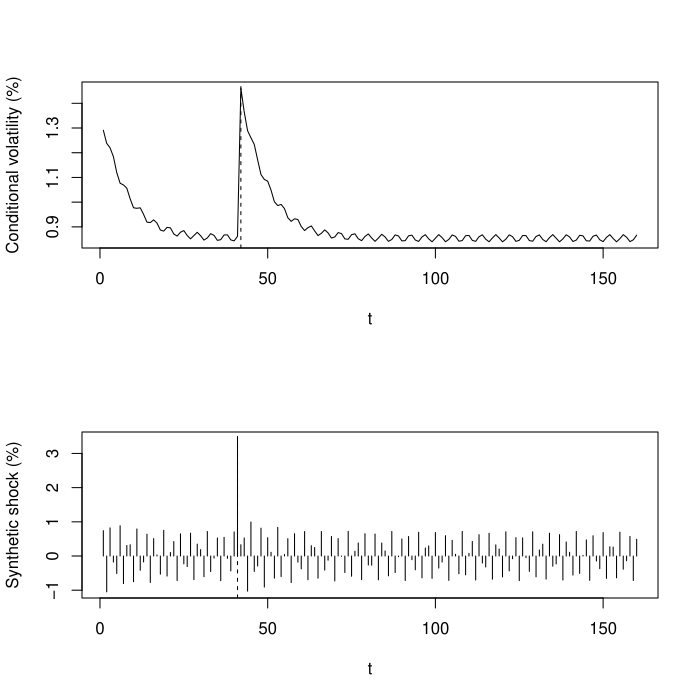

Reproduce this figure in R.
# 固定合成冲击；无估计、无需包
omega <- 0.00001
alpha <- 0.12
beta <- 0.82
shock <- 4
stopifnot(omega>0,alpha>=0,beta>=0,alpha+beta<1)
n <- 160
z <- sin(seq_len(n)*2.4)*0.85
z[41] <- shock
h <- epsilon <- numeric(n)
h[1] <- omega/(1-alpha-beta)
epsilon[1] <- sqrt(h[1])*z[1]
for(t in 2:n) {
  h[t] <- omega+alpha*epsilon[t-1]^2+beta*h[t-1]
  epsilon[t] <- sqrt(h[t])*z[t]
}
print(c(long_variance=h[1],h41=h[41],h42=h[42]))
par(mfrow=c(2,1))
plot(sqrt(h)*100,type="l",ylab="Conditional volatility (%)",xlab="t")
abline(v=42,lty=2)
plot(epsilon*100,type="h",ylab="Synthetic shock (%)",xlab="t")
abline(v=41,lty=2)
